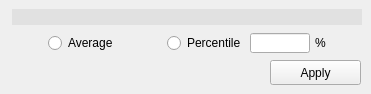
        <widget class="QWidget" name="Tab_2">
         <attribute name="title">
          <string>Whole Range</string>
         </attribute>
         <widget class="QPushButton" name="pushButton_39">
          <property name="geometry">
           <rect>
            <x>270</x>
            <y>60</y>
            <width>91</width>
            <height>25</height>
           </rect>
          </property>
          <property name="text">
           <string>Apply</string>
          </property>
         </widget>
         <widget class="QLabel" name="label_75">
          <property name="geometry">
           <rect>
            <x>315</x>
            <y>35</y>
            <width>16</width>
            <height>16</height>
           </rect>
          </property>
          <property name="text">
           <string>%</string>
          </property>
         </widget>
         <widget class="QRadioButton" name="radioButton_5">
          <property name="geometry">
           <rect>
            <x>167</x>
            <y>35</y>
            <width>90</width>
            <height>16</height>
           </rect>
          </property>
          <property name="text">
           <string>Percentile</string>
          </property>
         </widget>
         <widget class="QLineEdit" name="lineEdit_14">
          <property name="geometry">
           <rect>
            <x>250</x>
            <y>33</y>
            <width>60</width>
            <height>20</height>
           </rect>
          </property>
         </widget>
         <widget class="QRadioButton" name="radioButton_6">
          <property name="geometry">
           <rect>
            <x>48</x>
            <y>35</y>
            <width>90</width>
            <height>16</height>
           </rect>
          </property>
          <property name="text">
           <string>Average</string>
          </property>
         </widget>
         <widget class="QWidget" name="widget_29" native="true">
          <property name="geometry">
           <rect>
            <x>12</x>
            <y>9</y>
            <width>350</width>
            <height>16</height>
           </rect>
          </property>
          <property name="styleSheet">
           <string notr="true">background-color: rgb(225, 225, 225);</string>
          </property>
         </widget>
        </widget>
